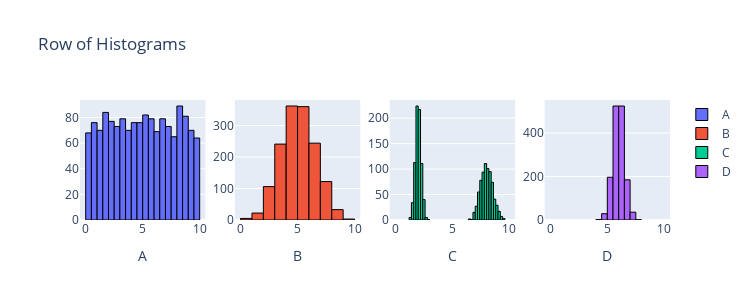

Write notebook code for a chart like this one.
### Markdown cell above
Question 4:

### Code cell
from scipy import stats
import plotly.graph_objects as go
from plotly.subplots import make_subplots
import numpy as np

n = 1500
data1 = stats.uniform.rvs(0, 10, size=n)
data2 = stats.norm.rvs(5, 1.5, size=n)
data3 = np.r_[stats.norm.rvs(2, 0.25, size=int(n/2)), stats.norm.rvs(8, 0.5, size=int(n/2))]
data4 = stats.norm.rvs(6, 0.5, size=n)

fig = make_subplots(rows=1, cols=4)

fig.add_trace(go.Histogram(x=data1, name='A', nbinsx=30, marker=dict(line=dict(color='black', width=1))), row=1, col=1)
fig.add_trace(go.Histogram(x=data2, name='B', nbinsx=15, marker=dict(line=dict(color='black', width=1))), row=1, col=2)
fig.add_trace(go.Histogram(x=data3, name='C', nbinsx=45, marker=dict(line=dict(color='black', width=1))), row=1, col=3)
fig.add_trace(go.Histogram(x=data4, name='D', nbinsx=15, marker=dict(line=dict(color='black', width=1))), row=1, col=4)

fig.update_layout(height=300, width=750, title_text="Row of Histograms")
fig.update_xaxes(title_text="A", row=1, col=1)
fig.update_xaxes(title_text="B", row=1, col=2)
fig.update_xaxes(title_text="C", row=1, col=3)
fig.update_xaxes(title_text="D", row=1, col=4)
fig.update_xaxes(range=[-0.5, 10.5])

for trace in fig.data:
    trace.xbins = dict(start=0, end=10)
    
# This code was produced by just making requests to Microsoft Copilot
# https://github.com/pointOfive/stat130chat130/blob/main/CHATLOG/wk3/COP/SLS/0001_concise_makeAplotV1.md

fig.show() # USE `fig.show(renderer="png")` FOR ALL GitHub and MarkUs SUBMISSIONS

### Figure 1 — Plotly figure (JSON) as saved in the notebook; plotly's stock layout.template omitted (floating-point values rounded to 4 significant figures; data arrays with more than 128 entries replaced by an {"elided": "..."} marker saying what was removed)
{"data": [{"marker": {"line": {"color": "black", "width": 1}}, "name": "A", "nbinsx": 30, "type": "histogram", "x": {"elided": "1500 float values"}, "xaxis": "x", "xbins": {"end": 10, "start": 0}, "yaxis": "y"}, {"marker": {"line": {"color": "black", "width": 1}}, "name": "B", "nbinsx": 15, "type": "histogram", "x": {"elided": "1500 float values"}, "xaxis": "x2", "xbins": {"end": 10, "start": 0}, "yaxis": "y2"}, {"marker": {"line": {"color": "black", "width": 1}}, "name": "C", "nbinsx": 45, "type": "histogram", "x": {"elided": "1500 float values"}, "xaxis": "x3", "xbins": {"end": 10, "start": 0}, "yaxis": "y3"}, {"marker": {"line": {"color": "black", "width": 1}}, "name": "D", "nbinsx": 15, "type": "histogram", "x": {"elided": "1500 float values"}, "xaxis": "x4", "xbins": {"end": 10, "start": 0}, "yaxis": "y4"}], "layout": {"height": 300, "title": {"text": "Row of Histograms"}, "width": 750, "xaxis": {"anchor": "y", "domain": [0, 0.2125], "range": [-0.5, 10.5], "title": {"text": "A"}}, "xaxis2": {"anchor": "y2", "domain": [0.2625, 0.475], "range": [-0.5, 10.5], "title": {"text": "B"}}, "xaxis3": {"anchor": "y3", "domain": [0.525, 0.7375], "range": [-0.5, 10.5], "title": {"text": "C"}}, "xaxis4": {"anchor": "y4", "domain": [0.7875, 1], "range": [-0.5, 10.5], "title": {"text": "D"}}, "yaxis": {"anchor": "x", "domain": [0, 1]}, "yaxis2": {"anchor": "x2", "domain": [0, 1]}, "yaxis3": {"anchor": "x3", "domain": [0, 1]}, "yaxis4": {"anchor": "x4", "domain": [0, 1]}}}
